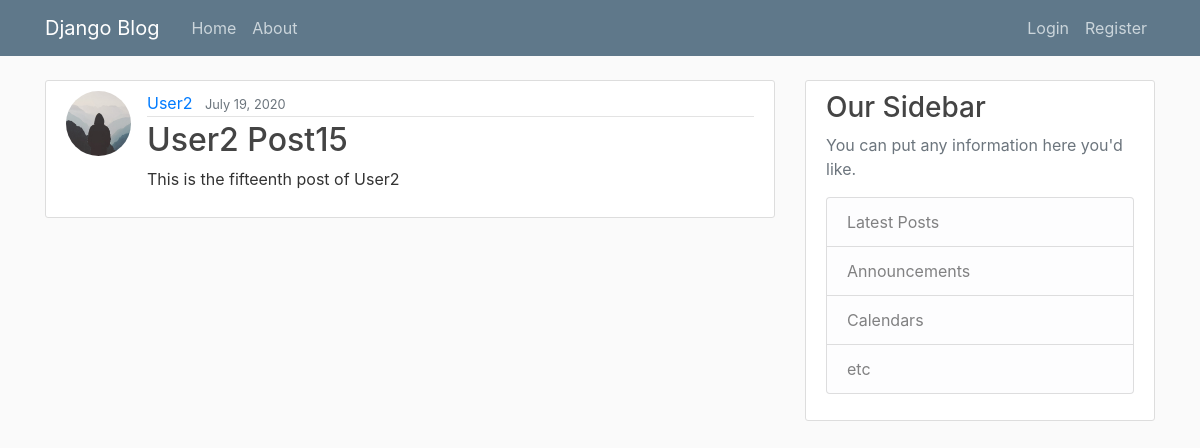
/post/21/, run on the app's committed database.
### blog/models.py (models this page shows, shortened)
class Post(models.Model):
    title = models.CharField(max_length = 100)
    content = models.TextField()
    date_posted = models.DateTimeField(default=timezone.now)
    post_author = models.ForeignKey(User, on_delete=models.CASCADE)

### users/models.py (models this page shows, shortened)
class Profile(models.Model):
    user = models.OneToOneField(User, on_delete=models.CASCADE)
    profile = models.ImageField(default='default.jpg', upload_to='profile_pics')

### blog/views.py (the view)
# urls.py: path('post/<int:pk>/', views.PostDetailView.as_view(), name = 'post-detail'),
class PostDetailView(DetailView):
    model = Post

### blog/templates/blog/post_detail.html (shortened to what this page needs)
{% extends "blog/basetemplate.html" %}
{% block content %}
    <article class="media content-section">
      <img class="rounded-circle article-img" src="{{ post.post_author.profile.profile.url }}">
        <div class="media-body">
          <div class="article-metadata">
            <a class="mr-2" href="{% url 'user-posts' object.post_author.username%}">{{ object.post_author }}</a>
            <small class="text-muted">{{ object.date_posted|date:"F d, Y" }}</small>
          </div>
          <h2 class="article-title">{{ object.title }}</h2>
          <p class="article-content">{{ object.content }}</p>
        </div>
    </article>
{% endblock %}

### blog/static/blog/main.css (style rules this page uses)
body { background: #fafafa; color: #333333; margin-top: 5rem; }
h1, h2, h3, h4, h5, h6 { color: #444444; }
.content-section { background: #ffffff; padding: 10px 20px; border: 1px solid #dddddd; border-radius: 3px; margin-bottom: 20px; }
.article-title { color: #444444; }
.article-content { white-space: pre-line; }
.article-img { height: 65px; width: 65px; margin-right: 16px; }
.article-metadata { padding-bottom: 1px; margin-bottom: 4px; border-bottom: 1px solid #e3e3e3 }

### data on the page
Post: post_author.profile.profile (placeholder picture), post_author "User2", date_posted "July 19, 2020", title "User2 Post15", content "This is the fifteenth post of User2"
